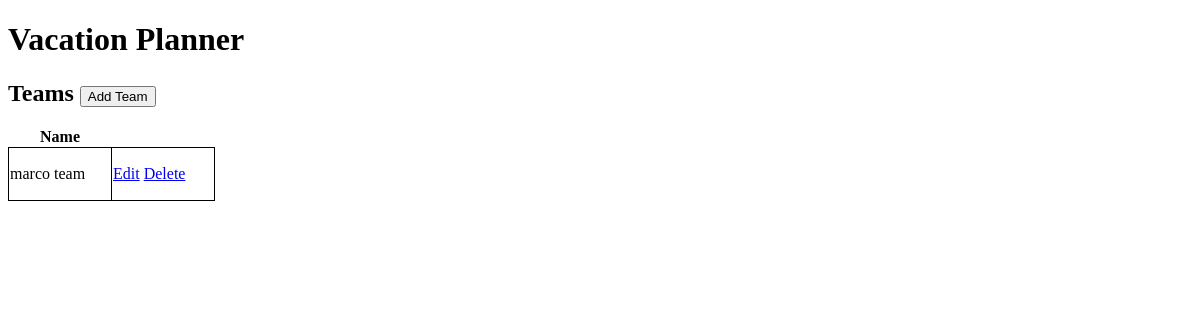
Before: / with the older database file.
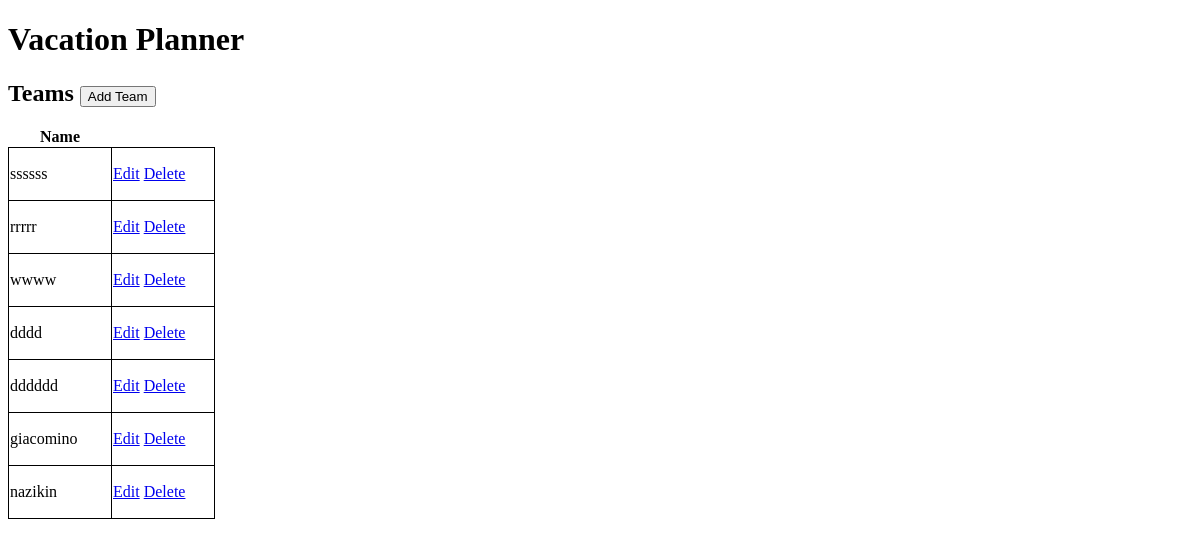
After: the same page with the newer database file.
### app/models/teams.py (models this page shows, shortened)
class Team(db.Model):
    __tablename__ = "team"
    id = db.Column(db.Integer, primary_key=True, autoincrement=True)
    name = db.Column(db.String(50), nullable=False)
    team_members = db.relationship('Employee', secondary=teams_employees, backref=db.backref('team_members', lazy='dynamic'))

### app/controllers/teams_controller.py (the view)
def get_teams():
    teams = teams_service.get_all_teams()
    return render_template("index.html", teams = teams)

### app/services/teams_service.py (called while the page is built)
def get_all_teams():
    teams = Team.query.all()
    return teams

### app/templates/index.html (shortened to what this page needs)
{% extends 'base.html' %}
{% block body %}
<div id="page">
    <div id="page-content">
        <h2>Teams <button type="button"  class="btn btn-success float-right" onclick="window.location.href='/create-team'">Add Team</button></h2>
        <table class="styled-table">
            <thead>
                <tr>
                    <th>Name</th>
                </tr>
            </thead>
            <tbody>
            {% for team in teams %}
                <tr>
                    <td>{{team.name}}</td>
                    <td>
                        <a href="/update-team/{{team.id}}" class="btn btn-warning btn-xs" data-toggle="modal" data-target="">Edit</a>
                        <a href="/delete-team/{{team.id}}" class="btn btn-danger btn-xs" onclick="return confirm('Are you sure you want to remove the Team?')">Delete</a>
                    </td>
                </tr>
            {% endfor %}
        </table>
    </div>
</div>
{% endblock %}

Changed rows visible on the page:
changed Team: name "marco team" → "ssssss"
added Team: name "rrrrr"
added Team: name "wwww"
added Team: name "dddd"
added Team: name "dddddd"
added Team: name "giacomino"
added Team: name "nazikin"
